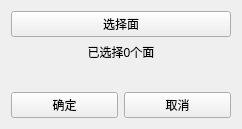
<?xml version="1.0" encoding="UTF-8"?>
<ui version="4.0">
 <class>NctiRemoveFaces</class>
 <widget class="QWidget" name="NctiRemoveFaces">
  <property name="geometry">
   <rect>
    <x>0</x>
    <y>0</y>
    <width>242</width>
    <height>129</height>
   </rect>
  </property>
  <property name="windowTitle">
   <string>Form</string>
  </property>
  <layout class="QVBoxLayout" name="verticalLayout">
   <item>
    <layout class="QVBoxLayout" name="verticalLayout_2">
     <item>
      <widget class="QPushButton" name="pick_obj_bnt">
       <property name="text">
        <string>选择面</string>
       </property>
      </widget>
     </item>
     <item>
      <widget class="QLabel" name="pick_obj_lab">
       <property name="layoutDirection">
        <enum>Qt::LeftToRight</enum>
       </property>
       <property name="text">
        <string>已选择0个面</string>
       </property>
       <property name="alignment">
        <set>Qt::AlignCenter</set>
       </property>
      </widget>
     </item>
    </layout>
   </item>
   <item>
    <spacer name="verticalSpacer">
     <property name="orientation">
      <enum>Qt::Vertical</enum>
     </property>
     <property name="sizeHint" stdset="0">
      <size>
       <width>20</width>
       <height>40</height>
      </size>
     </property>
    </spacer>
   </item>
   <item>
    <layout class="QHBoxLayout" name="horizontalLayout_4">
     <item>
      <widget class="QPushButton" name="pushButton_ok">
       <property name="text">
        <string>确定</string>
       </property>
      </widget>
     </item>
     <item>
      <widget class="QPushButton" name="pushButton_cancel">
       <property name="text">
        <string>取消</string>
       </property>
      </widget>
     </item>
    </layout>
   </item>
  </layout>
 </widget>
 <resources/>
 <connections/>
</ui>
